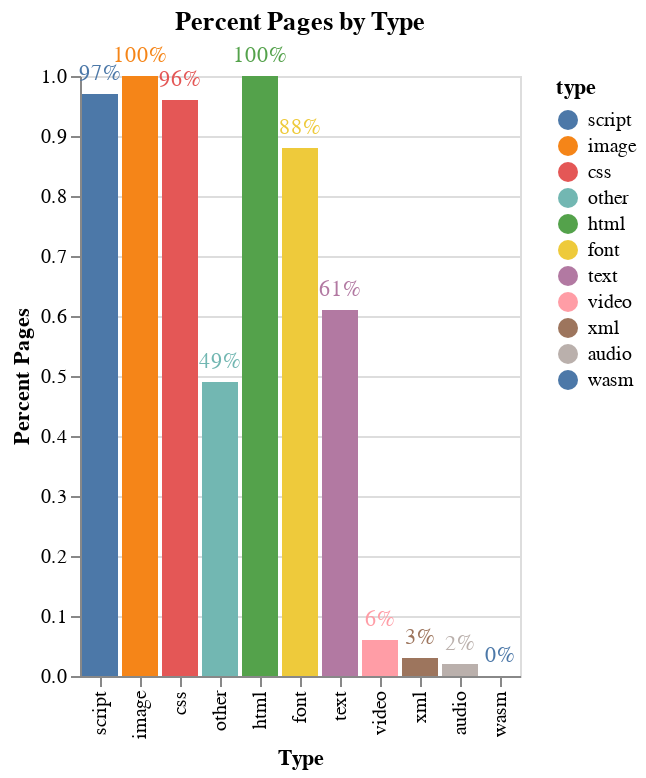

Write notebook code for a chart like this one.
### Code cell
bar_chart_pages = alt.Chart(requests_type_df).mark_bar().encode(
    x=alt.X("type", title="Type", sort=None),
    y=alt.Y("percent_pages", title="Percent Pages"),
    color=alt.Color(field="type", sort=None),
    tooltip=["type", "percent_pages"]
).properties(
    title="Percent Pages by Type"
)
bar_chart_pages + bar_chart_pages.mark_text(
    dy=-10,
).encode(
    text=alt.Text("percent_pages:Q", format=".0%")
)

### Figure 1 — Vega-Lite specification as saved in the notebook (floating-point values rounded to 4 significant figures)
{"config": {"view": {"continuousWidth": 400, "continuousHeight": 300}}, "layer": [{"mark": "bar", "encoding": {"color": {"field": "type", "sort": null}, "tooltip": [{"field": "type", "type": "nominal"}, {"field": "percent_pages", "type": "quantitative"}], "x": {"field": "type", "sort": null, "title": "Type", "type": "nominal"}, "y": {"field": "percent_pages", "title": "Percent Pages", "type": "quantitative"}}, "title": "Percent Pages by Type"}, {"mark": {"type": "text", "dy": -10}, "encoding": {"color": {"field": "type", "sort": null}, "text": {"field": "percent_pages", "format": ".0%", "type": "quantitative"}, "tooltip": [{"field": "type", "type": "nominal"}, {"field": "percent_pages", "type": "quantitative"}], "x": {"field": "type", "sort": null, "title": "Type", "type": "nominal"}, "y": {"field": "percent_pages", "title": "Percent Pages", "type": "quantitative"}}, "title": "Percent Pages by Type"}], "data": {"name": "data-c034a198de174918971634dc2d7e17d9"}, "$schema": "https://vega.github.io/schema/vega-lite/v4.17.0.json", "datasets": {"data-c034a198de174918971634dc2d7e17d9": [{"type": "script", "requests": 813565233, "pages": 23556030, "percent_requests": 0.34, "percent_pages": 0.97}, {"type": "image", "requests": 747018774, "pages": 24146223, "percent_requests": 0.31, "percent_pages": 1.0}, {"type": "css", "requests": 278463773, "pages": 23259825, "percent_requests": 0.11, "percent_pages": 0.96}, {"type": "other", "requests": 194533696, "pages": 11901742, "percent_requests": 0.08, "percent_pages": 0.49}, {"type": "html", "requests": 185868729, "pages": 24145122, "percent_requests": 0.08, "percent_pages": 1.0}, {"type": "font", "requests": 128104348, "pages": 21224863, "percent_requests": 0.05, "percent_pages": 0.88}, {"type": "text", "requests": 64065722, "pages": 14736086, "percent_requests": 0.03, "percent_pages": 0.61}, {"type": "video", "requests": 7191779, "pages": 1407697, "percent_requests": 0.0, "percent_pages": 0.06}, {"type": "xml", "requests": 2714133, "pages": 747170, "percent_requests": 0.0, "percent_pages": 0.03}, {"type": "audio", "requests": 1177141, "pages": 518769, "percent_requests": 0.0, "percent_pages": 0.02}, {"type": "wasm", "requests": 142421, "pages": 51063, "percent_requests": 0.0, "percent_pages": 0.0}]}}
